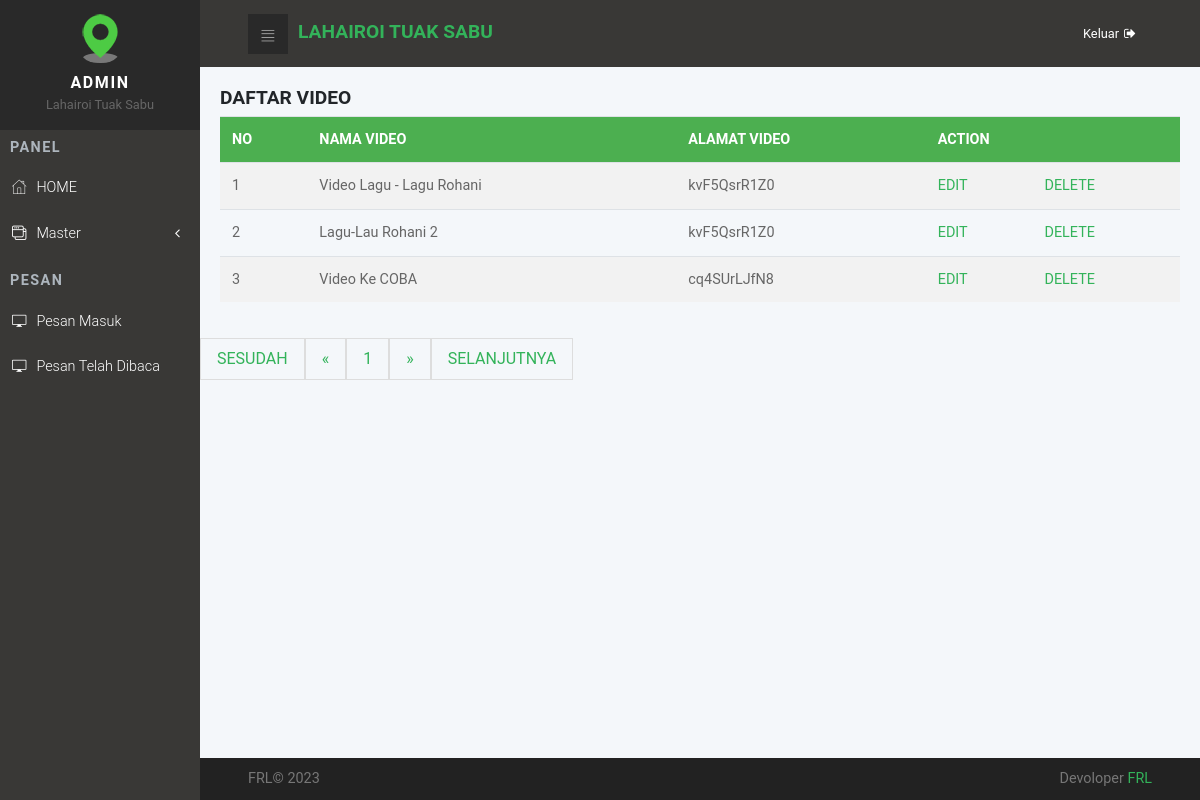
The page /admin/video_tampil.php on the database its author committed.
### tables this page shows
CREATE TABLE `tbl_video` (
  `kode` int(11) NOT NULL,
  `nama` varchar(100) DEFAULT NULL,
  `alamat` varchar(100) DEFAULT NULL
);

### admin/video_tampil.php (the view, shortened to what this page needs)
<?php include'header.php';
error_reporting(0); ?>
<head>
</head>
	<div class="card-body">
		<h3>DAFTAR VIDEO </h3>
                  <div class="table-responsive">
                    <table class="table">
					<tr>
						<th>NO</th>
						<th>NAMA VIDEO</th>
						<th>ALAMAT VIDEO</th>
						<th colspan="2">ACTION</th>
					</tr>
					<?php
					$page = (isset($_GET['page']))? $_GET['page'] : 1;
					$limit = 5;
					$limit_start = ($page - 1) * $limit;
					$sql = mysqli_query($konek, "SELECT * FROM tbl_video LIMIT ".$limit_start.",".$limit);
					$no = $limit_start + 1;
					while($data = mysqli_fetch_array($sql)){
					?>
						<tr>
							<td> <?php echo $no; ?></td>
							<td> <?php echo $data['nama']; ?></td>
							<td> <?php echo $data['alamat']; ?></td>
							<td> <a href="video_edit.php?id=<?php echo base64_encode($data['kode']); ?>">EDIT</a></td>
							<td> <a href="video_hapus.php?id=<?php echo $data['kode']; ?> ">DELETE</a></td>
						</tr>
					<?php
						$no++;
					}
					?>
				</table>
			</div>
			</div>
			<ul class="pagination">
				<?php
				if($page == 1){
				?>
					<li class="disabled"><a href="#">SESUDAH</a></li>
					<li class="disabled"><a href="#">&laquo;</a></li>
				<?php
				}else{
					$link_prev = ($page > 1)? $page - 1 : 1;
				?>
					<li><a href="video_tampil.php?page=1">SESUDAH</a></li>
					<li><a href="video_tampil.php?page=<?php echo $link_prev; ?>">&laquo;</a></li>
				<?php
				}
				?>
				<?php
				$sql2 = mysqli_query($konek, "SELECT COUNT(*) AS jumlah FROM tbl_folio");
				$get_jumlah = mysqli_fetch_array($sql2);
				$jumlah_page = ceil($get_jumlah['jumlah'] / $limit);
				$jumlah_number = 3;
				$start_number = ($page > $jumlah_number)? $page - $jumlah_number : 1;
				$end_number = ($page < ($jumlah_page - $jumlah_number))? $page + $jumlah_number : $jumlah_page;
				for($i = $start_number; $i <= $end_number; $i++){
					$link_active = ($page == $i)? ' class="active"' : '';
				?>
					<li<?php echo $link_active; ?>><a href="video_tampil.php?page=<?php echo $i; ?>"><?php echo $i; ?></a></li>
				<?php
				}
				?>
				<?php
				if($page == $jumlah_page){
				?>
					<li class="disabled"><a href="#">&raquo;</a></li>
					<li class="disabled"><a href="#">SELANJUTNYA</a></li>
				<?php
				}else{
					$link_next = ($page < $jumlah_page)? $page + 1 : $jumlah_page;
				?>
					<li><a href="video_tampil.php?page=<?php echo $link_next; ?>">&raquo;</a></li>
					<li><a href="video_tampil.php?page=<?php echo $jumlah_page; ?>">SELANJUTNYA</a></li>
				<?php
				}
				?>
			</ul>
		<div>
<?php include'footer.php'; ?>

### admin/css/style.default.css (style rules this page uses)
a { display: inline-block; text-decoration: none; color: #fff; }
body { overflow-x: hidden; }
table { font-size: 0.9em; color: #666; }
body { font-family: "Roboto", sans-serif; font-size: 1rem; font-weight: 400; line-height: 1.5; color: #212529; background-color: #fff; }
a { color: #33b35a; text-decoration: none; }
h1, h2, h3, h4, h5, h6, .h1, .h2, .h3, .h4, .h5, .h6 { margin-bottom: 0.5rem; font-family: inherit; font-weight: 700; line-height: 1.1; color: inherit; }
h3, .h3 { font-size: 1.2rem; }
.card-body { padding: 1.25rem; }

### admin/video_tampil.php (style rules this page uses)
table { border-collapse: collapse; width: 100%; }
th, td { text-align: left; padding: 8px; }
tr:nth-child(even) { background-color: #f2f2f2 }
th { background-color: #4CAF50; color: white; }
.pagination { display: inline-block; }
.pagination li { color: black; float: left; padding: 8px 16px; text-decoration: none; transition: background-color .3s; border: 1px solid #ddd; }

### rows shown on the page
tbl_video: nama "Video Lagu - Lagu Rohani", alamat "kvF5QsrR1Z0"
tbl_video: nama "Lagu-Lau Rohani 2", alamat "kvF5QsrR1Z0"
tbl_video: nama "Video Ke COBA", alamat "cq4SUrLJfN8"
